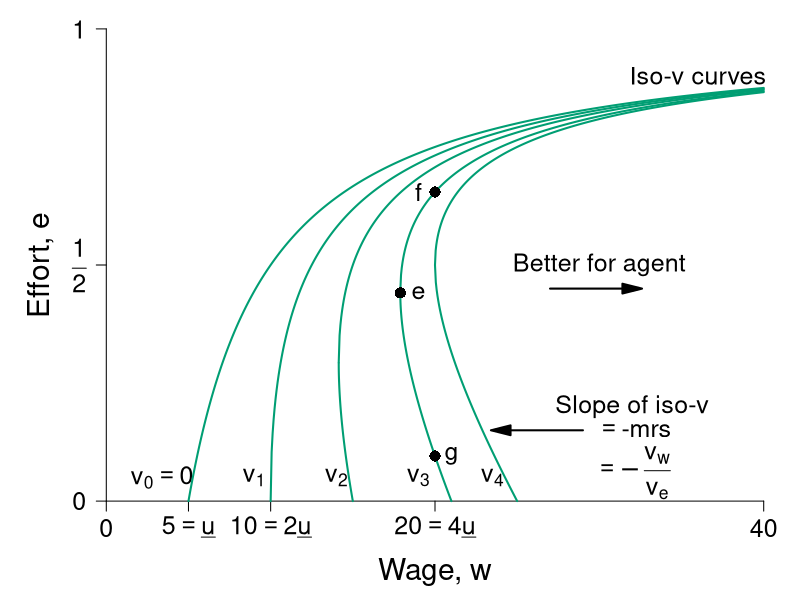

This chart was generated by the following R code:
#' Graph Designer: Scott Cohn
#' Authors: Bowles and Halliday
#' Title: Coordination, Conflict and Competition: A Text in Microeconomics

require(ggplot2)
require(shape)
pdf(file = "employment/iso_vmap.pdf", width = 9, height = 7)

#Set parameters for graphics
pointsize <- 1.8
axislabelsize <- 1.8
labelsize <- 1.5
namesize <- 1.8
annotatesize <- 1.5
graphlinewidth <- 2
segmentlinewidth <- 1.5

COL <- c("#7fc97f", "#beaed4", "#fdc086", "#ffff99", "#386cb0", "#f0027f", "#bf5b17", "#666666")
COLA <- c("#e0f3db", "#99d8c9","#66c2a4","#41ae76", "#238b45", "#005824")
COLB <- c("#c6dbef", "#4eb3d3", "#2b8cbe", "#0868ac","#084081")
COLC <- c("#fcfbfd", "#efedf5", "#dadaeb", "#bcbddc", "#9e9ac8", "#807dba", "#6a51a3", "#54278f", "#3f007d")
grays <- gray.colors(25, start = 1, end = 0)
CBCols <- c("#009E73","#0072B2","#E69F00","#CC79A7", "#F0E442")


#The equation is below when v = 0. See Wolfram Alpha output. 
isov <- function(p, delta = 5) {
  (p - delta)/p
}

isovhigh1 <- function(p, delta = 5, v = 5){
  (sqrt(p^2 - 4 * delta * v) - p + 2*v)/( 2 * v )
}

isovlow1 <- function(p, delta = 5, v = 5){
  (-sqrt(p^2 - 4 * delta * v) - p + 2*v)/( 2 * v )
}

isovhigh2 <- function(p, delta = 5, v = 10){
  (sqrt(p^2 - 4 * delta * v) - p + 2*v)/( 2 * v )
}

isovlow2 <- function(p, delta = 5, v = 10){
  (-sqrt(p^2 - 4 * delta * v) - p + 2*v)/( 2 * v )
}

isovhigh3 <- function(p, delta = 5, v = 15){
  (sqrt(p^2 - 4 * delta * v) - p + 2*v)/( 2 * v )
}

isovlow3 <- function(p, delta = 5, v = 15){
  (-sqrt(p^2 - 4 * delta * v) - p + 2*v)/( 2 * v )
}

isovhigh4 <- function(p, delta = 5, v = 15){
  (sqrt(p^2 - 4 * delta * v) - p + 2*v)/( 2 * v )
}

isovlow4 <- function(p, delta = 5, v = 15){
  (-sqrt(p^2 - 4 * delta * v) - p + 2*v)/( 2 * v )
}

brfFn <- function(p, delta = 5) {
  1 - (2*delta) /p
}

#This is evaluated for p = 12; q = 12/(8*sqrt(12^2 - 4*delta1*v1)) - 1/8 for the slope
#At p = 12; q = (-sqrt(12^2 - 4*v1*delta1) - 12 + 2*v1)/(2*v1) = 0.799
tangencyLine <- function(p){
  (p*(0.05))
}



#COL <- c("#bae4b3", "#74c476", "#238b45")
#COL <- c("#f7fcf0", "#e0f3db", "#ccebc5", "#a8ddb5", "#7bccc4", "#4eb3d3", "#2b8cbe", "#08589e")
COL <- c("#f7fcf5", "#e5f5e0", "#c7e9c0", "#a1d99b", "#74c476", "#41ab5d", "#238b45", "#005a32")
par(mar =  c(4, 4, .5, .5))

xlims <- c(0, 40)
ylims <- c(0, 1)

plot(0, 0, xlim = xlims, ylim = ylims, type = "n",
     xlab = "",
     ylab = "",
     xaxt = "n", yaxt = "n", cex.lab = axislabelsize, bty = "n")

mtext(expression(paste("Wage, ", w)), side=1, line = 2.5, cex = axislabelsize)
text(-4, ylims[2] - 0.5*(ylims[2] - ylims[1]), expression(paste("Effort, ", e)), xpd = TRUE, cex = axislabelsize, srt = 90) 


npts <- 500 
npts2 <- 501
#Specify the sequences of points for graphing. 
xx0 <- seq(5, xlims[2], length.out = npts)
xx1 <- seq(10, xlims[2], length.out = npts)
xx2 <- seq(xlims[1], 15, length.out = npts)
xx3 <- seq(10, xlims[2], length.out = npts2)
xx4 <- seq(xlims[1], 10, length.out = npts2)
#For below, I solved sqrt(p^2 - 200) - p + 200/p = 0, getting p = 10*sqrt(2) = 14.14214
xx5 <- seq(14.14214, xlims[2], length.out = npts2)
xx6 <- seq(14.14214, 15, length.out = npts2)

xx7 <- seq(17.889, xlims[2], length.out = npts2)
xx8 <- seq(17.889, 21, length.out = npts2)

xx9 <- seq(20, xlims[2], length.out = npts2)
xx10 <- seq(xlims[1], 25, length.out = npts2)

#Customize ticks and labels for the plot
ticksy <- c(0, 0.5, 1)
ylabels <- c(0, expression(paste(frac(1,2))), 1)
ticksx <- c(0, 5, 10, 20, 40)
xlabels <- c(0, expression(paste(5 == underline("u"))) ,expression(paste(10 == 2*underline("u"))), expression(paste(20 == 4*underline("u"))) , 40)
axis(1, at = ticksx, pos = 0, labels = xlabels, cex.axis = labelsize)
axis(2, at = ticksy, pos = 0, labels = ylabels, las = 1, cex.axis = labelsize)

#Annotation of the three graphs and the NE

text(3.4, 0.05, expression(paste(v[0] == 0)), cex = annotatesize)
text(9.0, 0.05, expression(paste(v[1])), cex = annotatesize)
text(14, 0.05, expression(paste(v[2])), cex = annotatesize)
text(19, 0.05, expression(paste(v[3])), cex = annotatesize)
text(23.5, 0.05, expression(paste(v[4])), cex = annotatesize)
#text(21, 0.48, expression(paste("n")), cex = annotatesize)
#text(33, 0.58, expression(paste("Best-response function")), cex = annotatesize)
text(36, 0.9, expression(paste("Iso-v curves")), cex = annotatesize)
#text(8.2, 0.3, expression(paste("PC")), cex = annotatesize)


#Lines for the coordinates of the Nash equilbrium
#segments(10, 0, 10, 0.175, lty = 2, col = grays[22], lwd = segmentlinewidth)
#segments(20, 0, 20, 0.6545, lty = 2, col = grays[20], lwd = segmentlinewidth)
#segments(0, 0.5, 20, 0.5, lty = 2, col = grays[20], lwd = segmentlinewidth)
#segments(14.14214, 0.15, 14.14214, 0.45, lty = 2, col = grays[22], lwd = segmentlinewidth)
#segments(17.889, 0.3, 17.889, 0.6, lty = 2, col = grays[22], lwd = segmentlinewidth)

#Draw the lines for the graphs
lines(xx0, isov(xx0, delta = 5), col = CBCols[1], lwd = graphlinewidth)
#lines(xx1, brfFn(xx1), col = COLA[5], lwd = graphlinewidth)
#lines(xx2, tangencyLine(xx2), col = "darkgrey", lwd = segmentlinewidth, lty = 2)
lines(xx3, isovhigh1(xx3, v = 5, delta = 5), col = CBCols[1], lwd = graphlinewidth)
lines(xx4, isovlow1(xx4, v = 5, delta = 5), col = CBCols[1], lwd = graphlinewidth)
lines(xx5, isovhigh2(xx5, v = 10, delta = 5), col = CBCols[1], lwd = graphlinewidth)
lines(xx6, isovlow2(xx6, v = 10, delta = 5), col = CBCols[1], lwd = graphlinewidth)
lines(xx7, isovhigh3(xx7, v = 16, delta = 5), col = CBCols[1], lwd = graphlinewidth)
lines(xx8, isovlow3(xx8, v = 16, delta = 5), col = CBCols[1], lwd = graphlinewidth)
lines(xx9, isovhigh4(xx9, v = 20, delta = 5), col = CBCols[1], lwd = graphlinewidth)
lines(xx10, isovlow4(xx10, v = 20, delta = 5), col = CBCols[1], lwd = graphlinewidth)

#Arrows and slope of iso-v label
Arrows(29, 0.15, 24, 0.15,  col = "black", lty = 1, lwd = 2, arr.type = "triangle")
text(32, 0.2, expression(paste("Slope of iso-v")), cex = annotatesize)
text(32.3, 0.15, expression(paste(phantom() == "-mrs ")), cex = annotatesize)
text(32, 0.06, expression(paste(phantom() == -frac(v[w], v[e]))), cex = annotatesize)


Arrows(27, 0.45, 32, 0.45,  col = "black", lty = 1, lwd = 2, arr.type = "triangle")
text(30, 0.5, expression(paste("Better for agent")), cex = annotatesize)

#Add a point for the NE
#points(20, 0.5, pch = 16, col = "black", cex = 1.5)


#Add a point for b
# points(10, 0.5, pch = 16, col = "black", cex = 1.5)
# text(9.5, 0.53, expression(paste("b")), cex = annotatesize)

#Add a point for d
#Figure out q for p = 14.14214: q = 1 - 2delta/p = 1 - (2*5)/14.14214 =  0.2928934
#points(14.14214, 0.2928934, pch = 16, col = "black", cex = 1.5)
#text(15, 0.2928934, expression(paste("d")), cex = annotatesize)

points(17.889, 0.441, pch = 16, col = "black", cex = 1.5)
text(19, 0.441, expression(paste("e")), cex = annotatesize)

# points same wage w incr/decr in effort
points(20, 0.0955, pch = 16, col = "black", cex = 1.5)
text(21, 0.0955, expression(paste("g")), cex = annotatesize)
points(20, 0.6545, pch = 16, col = "black", cex = 1.5)
text(19, 0.6545, expression(paste("f")), cex = annotatesize)

dev.off()
